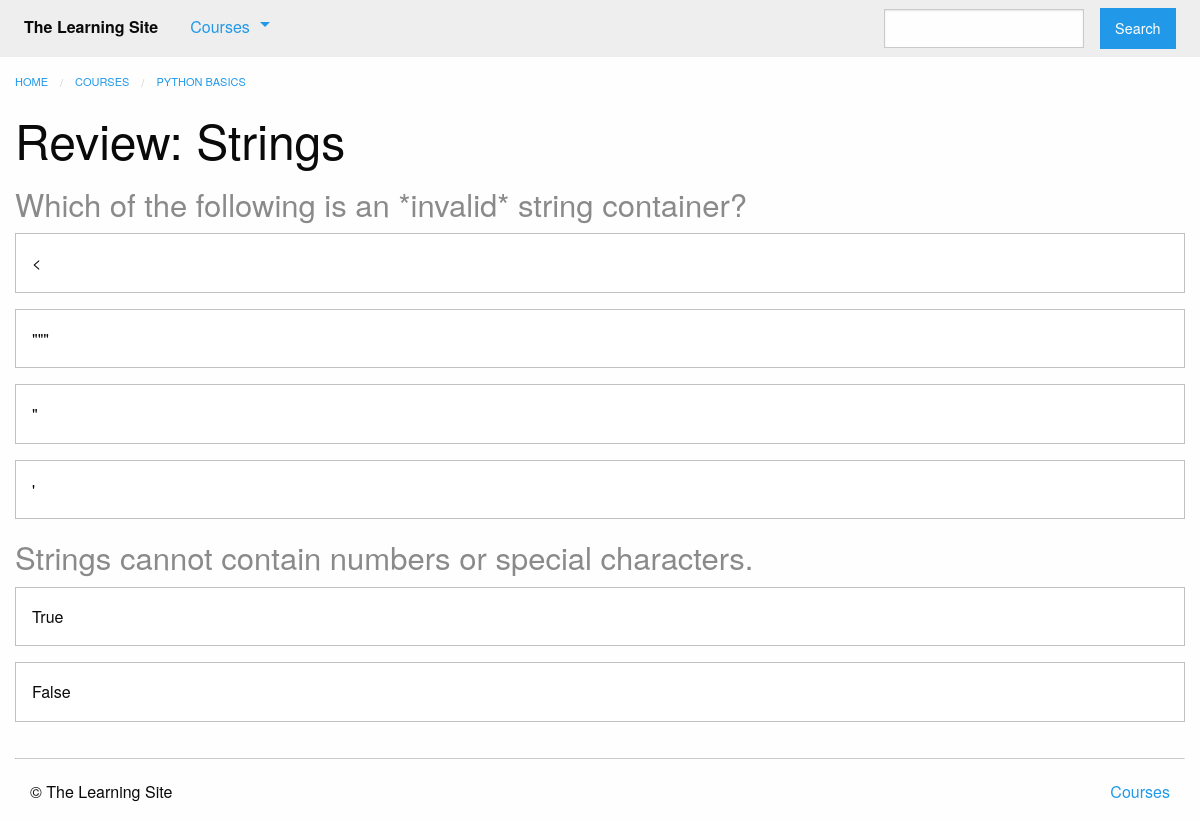
The page /courses/1/q1/ on the database its author committed.
### courses/models.py (models this page shows, shortened)
class Step(models.Model):
    title = models.CharField(max_length=255)
    description = models.TextField()
    order = models.IntegerField(default=0)
    course = models.ForeignKey(Course)
    class Meta:
        abstract = True
        ordering = ['order',]

class Quiz(Step):
    total_questions = models.IntegerField()
    class Meta:
        verbose_name_plural = "quizzes"

class Course(models.Model):
    created_at = models.DateTimeField(auto_now_add=True)
    title = models.CharField(max_length=255)
    description = models.TextField()
    is_live = models.BooleanField(default=False)

class Question(models.Model):
    quiz = models.ForeignKey(Quiz)
    order = models.IntegerField(default=0)
    prompt = models.TextField()
    class Meta:
        ordering = ['order',]

class Answer(models.Model):
    question = models.ForeignKey(Question)
    order = models.IntegerField(default=0)
    text = models.CharField(max_length=255)
    correct = models.BooleanField(default=False)
    class Meta:
        ordering = ['order']

### courses/views.py (the view)
# urls.py: url(r'(?P<course_pk>\d+)/q(?P<step_pk>\d+)/$', views.quiz_step,
def quiz_step(request, course_pk, step_pk):
    step = get_object_or_404(models.Quiz, course_id=course_pk, pk=step_pk)
    return render(request, 'courses/quiz_step.html', {'step': step})

### courses/templatetags/course_extras.py (called while the page is built)
@register.inclusion_tag('courses/course_nav.html')
def nav_courses_list():
    courses = Course.objects.all()[:5]
    return {'courses': courses}

### courses/templates/courses/quiz_step.html (shortened to what this page needs)
{% extends "courses/layout.html" %}
{% block breadcrumbs %}
    <li><a href="{% url 'courses:detail' pk=step.course.pk %}">{{ step.course.title }}</a></li>
{% endblock %}
{% block content %}
    <div class="row columns">
        <article>
            {{ block.super }}
            <h1>{{ step.title }}</h1>
            <ul class="no-bullet">
            {% for question in step.question_set.all %}
                <li>
                    <h3 class="subheader">{{ question.prompt }}</h3>
                    {% for answer in question.answer_set.all %}
                        <div class="callout {% if answer.correct and user.is_superuser%}success{% endif %}">{{ answer.text }}</div>
                    {% endfor %}
                </li>
            {% endfor %}
            </ul>
        </article>
    </div>
{% endblock %}

### rows shown on the page
Quiz: course "PYTHON BASICS", title "Review: Strings"
Question: prompt "Which of the following is an *invalid* string container?"
Answer: text "<"
Answer: text "\"\"\""
Answer: text "\""
Answer: text "'"
Question: prompt "Strings cannot contain numbers or special characters."
Answer: text "True"
Answer: text "False"
